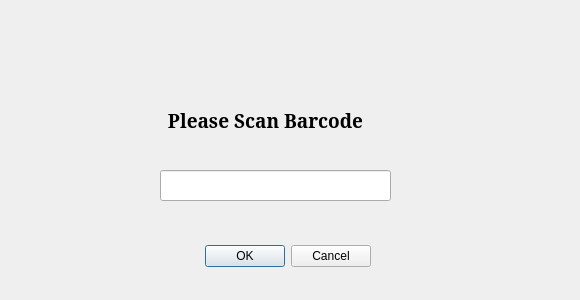
<?xml version="1.0" encoding="UTF-8"?>
<ui version="4.0">
 <class>SolaPluginDialogBase</class>
 <widget class="QDialog" name="SolaPluginDialogBase">
  <property name="geometry">
   <rect>
    <x>0</x>
    <y>0</y>
    <width>580</width>
    <height>300</height>
   </rect>
  </property>
  <property name="windowTitle">
   <string>sola-plugin</string>
  </property>
  <widget class="QDialogButtonBox" name="buttonBox">
   <property name="geometry">
    <rect>
     <x>30</x>
     <y>240</y>
     <width>341</width>
     <height>32</height>
    </rect>
   </property>
   <property name="orientation">
    <enum>Qt::Horizontal</enum>
   </property>
   <property name="standardButtons">
    <set>QDialogButtonBox::Cancel|QDialogButtonBox::Ok</set>
   </property>
  </widget>
  <widget class="QLineEdit" name="parcel_id">
   <property name="geometry">
    <rect>
     <x>160</x>
     <y>170</y>
     <width>231</width>
     <height>31</height>
    </rect>
   </property>
   <property name="font">
    <font>
     <pointsize>6</pointsize>
    </font>
   </property>
  </widget>
  <widget class="QLabel" name="label">
   <property name="geometry">
    <rect>
     <x>150</x>
     <y>100</y>
     <width>231</width>
     <height>41</height>
    </rect>
   </property>
   <property name="font">
    <font>
     <family>Constantia</family>
     <pointsize>14</pointsize>
     <weight>75</weight>
     <bold>true</bold>
    </font>
   </property>
   <property name="text">
    <string>Please Scan Barcode</string>
   </property>
   <property name="alignment">
    <set>Qt::AlignCenter</set>
   </property>
  </widget>
 </widget>
 <resources/>
 <connections>
  <connection>
   <sender>buttonBox</sender>
   <signal>accepted()</signal>
   <receiver>SolaPluginDialogBase</receiver>
   <slot>accept()</slot>
   <hints>
    <hint type="sourcelabel">
     <x>248</x>
     <y>254</y>
    </hint>
    <hint type="destinationlabel">
     <x>157</x>
     <y>274</y>
    </hint>
   </hints>
  </connection>
  <connection>
   <sender>buttonBox</sender>
   <signal>rejected()</signal>
   <receiver>SolaPluginDialogBase</receiver>
   <slot>reject()</slot>
   <hints>
    <hint type="sourcelabel">
     <x>316</x>
     <y>260</y>
    </hint>
    <hint type="destinationlabel">
     <x>286</x>
     <y>274</y>
    </hint>
   </hints>
  </connection>
 </connections>
</ui>
